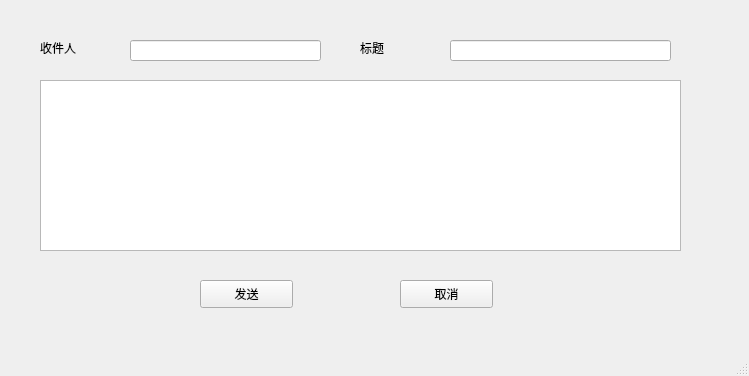
<?xml version="1.0" encoding="UTF-8"?>
<ui version="4.0">
 <class>MainWindow</class>
 <widget class="QMainWindow" name="MainWindow">
  <property name="geometry">
   <rect>
    <x>0</x>
    <y>0</y>
    <width>749</width>
    <height>376</height>
   </rect>
  </property>
  <property name="minimumSize">
   <size>
    <width>749</width>
    <height>376</height>
   </size>
  </property>
  <property name="maximumSize">
   <size>
    <width>749</width>
    <height>376</height>
   </size>
  </property>
  <property name="windowTitle">
   <string>MainWindow</string>
  </property>
  <widget class="QWidget" name="centralwidget">
   <widget class="QLabel" name="label">
    <property name="geometry">
     <rect>
      <x>10</x>
      <y>10</y>
      <width>741</width>
      <height>321</height>
     </rect>
    </property>
    <property name="minimumSize">
     <size>
      <width>741</width>
      <height>321</height>
     </size>
    </property>
    <property name="maximumSize">
     <size>
      <width>741</width>
      <height>321</height>
     </size>
    </property>
    <property name="styleSheet">
     <string notr="true">background-image: url(:/newPrefix/470727991b1515c36d170b0fb6d5a5e5.jpg);</string>
    </property>
    <property name="text">
     <string/>
    </property>
   </widget>
   <widget class="QLineEdit" name="lineEdit">
    <property name="geometry">
     <rect>
      <x>130</x>
      <y>40</y>
      <width>191</width>
      <height>21</height>
     </rect>
    </property>
   </widget>
   <widget class="QLabel" name="label_2">
    <property name="geometry">
     <rect>
      <x>40</x>
      <y>40</y>
      <width>72</width>
      <height>15</height>
     </rect>
    </property>
    <property name="text">
     <string>收件人</string>
    </property>
   </widget>
   <widget class="QLabel" name="label_3">
    <property name="geometry">
     <rect>
      <x>360</x>
      <y>40</y>
      <width>72</width>
      <height>15</height>
     </rect>
    </property>
    <property name="text">
     <string>标题</string>
    </property>
   </widget>
   <widget class="QLineEdit" name="lineEdit_2">
    <property name="geometry">
     <rect>
      <x>450</x>
      <y>40</y>
      <width>221</width>
      <height>21</height>
     </rect>
    </property>
   </widget>
   <widget class="QTextEdit" name="textEdit">
    <property name="geometry">
     <rect>
      <x>40</x>
      <y>80</y>
      <width>641</width>
      <height>171</height>
     </rect>
    </property>
   </widget>
   <widget class="QPushButton" name="pushButton">
    <property name="geometry">
     <rect>
      <x>200</x>
      <y>280</y>
      <width>93</width>
      <height>28</height>
     </rect>
    </property>
    <property name="text">
     <string>发送</string>
    </property>
   </widget>
   <widget class="QPushButton" name="pushButton_2">
    <property name="geometry">
     <rect>
      <x>400</x>
      <y>280</y>
      <width>93</width>
      <height>28</height>
     </rect>
    </property>
    <property name="text">
     <string>取消</string>
    </property>
   </widget>
  </widget>
  <widget class="QMenuBar" name="menubar">
   <property name="geometry">
    <rect>
     <x>0</x>
     <y>0</y>
     <width>749</width>
     <height>26</height>
    </rect>
   </property>
  </widget>
  <widget class="QStatusBar" name="statusbar"/>
 </widget>
 <resources>
  <include location="b.qrc"/>
 </resources>
 <connections/>
</ui>
